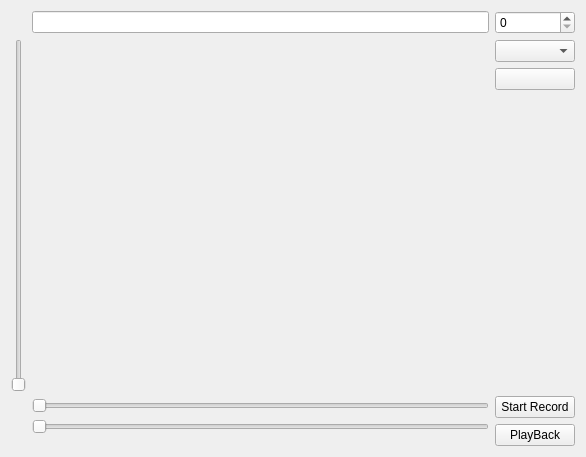
<?xml version="1.0" encoding="UTF-8"?>
<ui version="4.0">
 <class>ctkQtTestingMainWindow</class>
 <widget class="QWidget" name="ctkQtTestingMainWindow">
  <property name="geometry">
   <rect>
    <x>0</x>
    <y>0</y>
    <width>586</width>
    <height>457</height>
   </rect>
  </property>
  <property name="windowTitle">
   <string>ctkQtTesting</string>
  </property>
  <layout class="QHBoxLayout" name="horizontalLayout">
   <item>
    <layout class="QGridLayout" name="gridLayoutCTKWidgets">
     <item row="2" column="1">
      <widget class="QSlider" name="horizontalSlider">
       <property name="orientation">
        <enum>Qt::Horizontal</enum>
       </property>
      </widget>
     </item>
     <item row="1" column="0">
      <widget class="QSlider" name="verticalSlider">
       <property name="orientation">
        <enum>Qt::Vertical</enum>
       </property>
      </widget>
     </item>
     <item row="3" column="1">
      <widget class="ctkRangeSlider" name="RangeSlider">
       <property name="orientation">
        <enum>Qt::Horizontal</enum>
       </property>
      </widget>
     </item>
     <item row="4" column="1">
      <widget class="ctkRangeWidget" name="RangeWidget"/>
     </item>
     <item row="5" column="1">
      <widget class="ctkSliderWidget" name="SliderWidget"/>
     </item>
     <item row="0" column="1">
      <widget class="ctkSearchBox" name="SearchBox"/>
     </item>
     <item row="1" column="1">
      <widget class="ctkAxesWidget" name="AxesWidget"/>
     </item>
    </layout>
   </item>
   <item>
    <layout class="QVBoxLayout" name="verticalLayout">
     <item>
      <widget class="QSpinBox" name="spinBox"/>
     </item>
     <item>
      <widget class="QComboBox" name="comboBox"/>
     </item>
     <item>
      <widget class="ctkFontButton" name="FontButton"/>
     </item>
     <item>
      <spacer name="verticalSpacer">
       <property name="orientation">
        <enum>Qt::Vertical</enum>
       </property>
       <property name="sizeHint" stdset="0">
        <size>
         <width>20</width>
         <height>40</height>
        </size>
       </property>
      </spacer>
     </item>
     <item>
      <widget class="QPushButton" name="RecordButton">
       <property name="text">
        <string>Start Record</string>
       </property>
      </widget>
     </item>
     <item>
      <widget class="QPushButton" name="PlayBackButton">
       <property name="text">
        <string>PlayBack</string>
       </property>
      </widget>
     </item>
    </layout>
   </item>
  </layout>
 </widget>
 <customwidgets>
  <customwidget>
   <class>ctkAxesWidget</class>
   <extends>QWidget</extends>
   <header>ctkAxesWidget.h</header>
  </customwidget>
  <customwidget>
   <class>ctkFontButton</class>
   <extends>QPushButton</extends>
   <header>ctkFontButton.h</header>
  </customwidget>
  <customwidget>
   <class>ctkRangeSlider</class>
   <extends>QSlider</extends>
   <header>ctkRangeSlider.h</header>
  </customwidget>
  <customwidget>
   <class>ctkRangeWidget</class>
   <extends>QWidget</extends>
   <header>ctkRangeWidget.h</header>
  </customwidget>
  <customwidget>
   <class>ctkSearchBox</class>
   <extends>QLineEdit</extends>
   <header>ctkSearchBox.h</header>
  </customwidget>
  <customwidget>
   <class>ctkSliderWidget</class>
   <extends>QWidget</extends>
   <header>ctkSliderWidget.h</header>
  </customwidget>
 </customwidgets>
 <resources/>
 <connections/>
</ui>
